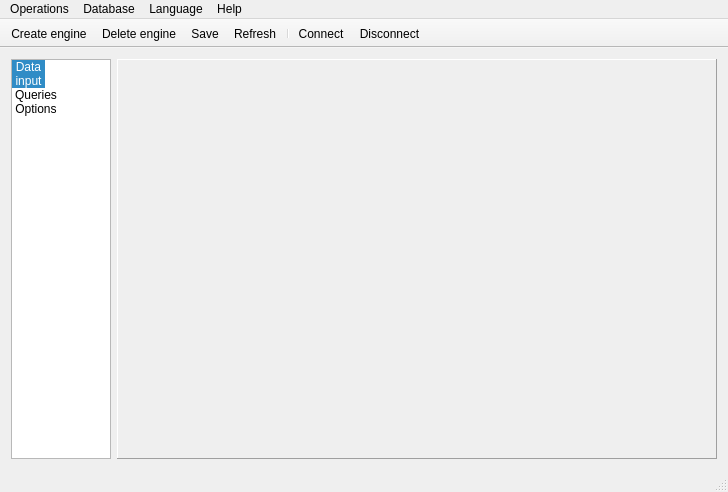
<?xml version="1.0" encoding="UTF-8"?>
<ui version="4.0">
 <class>MainWindow</class>
 <widget class="QMainWindow" name="MainWindow">
  <property name="geometry">
   <rect>
    <x>0</x>
    <y>0</y>
    <width>706</width>
    <height>486</height>
   </rect>
  </property>
  <property name="windowTitle">
   <string>MainWindow</string>
  </property>
  <property name="locale">
   <locale language="Russian" country="Ukraine"/>
  </property>
  <property name="toolButtonStyle">
   <enum>Qt::ToolButtonTextUnderIcon</enum>
  </property>
  <widget class="QWidget" name="centralWidget">
   <layout class="QHBoxLayout" name="horizontalLayout">
    <item>
     <widget class="ResizableWidgetList" name="m_listChoice">
      <property name="sizePolicy">
       <sizepolicy hsizetype="Fixed" vsizetype="Expanding">
        <horstretch>0</horstretch>
        <verstretch>0</verstretch>
       </sizepolicy>
      </property>
      <property name="locale">
       <locale language="Russian" country="Ukraine"/>
      </property>
      <property name="horizontalScrollBarPolicy">
       <enum>Qt::ScrollBarAlwaysOff</enum>
      </property>
      <property name="sizeAdjustPolicy">
       <enum>QAbstractScrollArea::AdjustToContents</enum>
      </property>
      <property name="iconSize">
       <size>
        <width>50</width>
        <height>50</height>
       </size>
      </property>
      <property name="movement">
       <enum>QListView::Static</enum>
      </property>
      <property name="flow">
       <enum>QListView::TopToBottom</enum>
      </property>
      <property name="spacing">
       <number>12</number>
      </property>
      <property name="viewMode">
       <enum>QListView::IconMode</enum>
      </property>
      <property name="currentRow">
       <number>0</number>
      </property>
      <item>
       <property name="text">
        <string>Data
input</string>
       </property>
       <property name="toolTip">
        <string>&lt;html&gt;&lt;head/&gt;&lt;body&gt;&lt;p&gt;Show the &lt;span style=&quot; font-weight:600;&quot;&gt;Data input&lt;/span&gt; panel&lt;/p&gt;&lt;/body&gt;&lt;/html&gt;</string>
       </property>
       <property name="textAlignment">
        <set>AlignHCenter|AlignVCenter|AlignCenter</set>
       </property>
       <property name="icon">
        <iconset resource="images_resources.qrc">
         <normaloff>:/images/choice_list_data_input.png</normaloff>:/images/choice_list_data_input.png</iconset>
       </property>
       <property name="flags">
        <set>ItemIsSelectable|ItemIsEnabled</set>
       </property>
      </item>
      <item>
       <property name="text">
        <string>Queries</string>
       </property>
       <property name="toolTip">
        <string>&lt;html&gt;&lt;head/&gt;&lt;body&gt;&lt;p&gt;Show the &lt;span style=&quot; font-weight:600;&quot;&gt;Queries&lt;/span&gt; panel&lt;/p&gt;&lt;/body&gt;&lt;/html&gt;</string>
       </property>
       <property name="textAlignment">
        <set>AlignHCenter|AlignVCenter|AlignCenter</set>
       </property>
       <property name="icon">
        <iconset resource="images_resources.qrc">
         <normaloff>:/images/choice_list_query.png</normaloff>:/images/choice_list_query.png</iconset>
       </property>
       <property name="flags">
        <set>ItemIsSelectable|ItemIsEnabled</set>
       </property>
      </item>
      <item>
       <property name="text">
        <string>Options</string>
       </property>
       <property name="toolTip">
        <string>&lt;html&gt;&lt;head/&gt;&lt;body&gt;&lt;p&gt;Show the application &lt;span style=&quot; font-weight:600;&quot;&gt;Options&lt;/span&gt; panel&lt;/p&gt;&lt;/body&gt;&lt;/html&gt;</string>
       </property>
       <property name="textAlignment">
        <set>AlignHCenter|AlignVCenter|AlignCenter</set>
       </property>
       <property name="icon">
        <iconset resource="images_resources.qrc">
         <normaloff>:/images/cog-icon-2-48x48.png</normaloff>:/images/cog-icon-2-48x48.png</iconset>
       </property>
       <property name="flags">
        <set>ItemIsSelectable|ItemIsEnabled</set>
       </property>
      </item>
     </widget>
    </item>
    <item>
     <widget class="QStackedWidget" name="m_stackForms">
      <property name="minimumSize">
       <size>
        <width>600</width>
        <height>400</height>
       </size>
      </property>
      <property name="locale">
       <locale language="Russian" country="Ukraine"/>
      </property>
      <property name="frameShape">
       <enum>QFrame::Panel</enum>
      </property>
      <property name="frameShadow">
       <enum>QFrame::Raised</enum>
      </property>
      <property name="currentIndex">
       <number>-1</number>
      </property>
     </widget>
    </item>
   </layout>
  </widget>
  <widget class="QMenuBar" name="m_menuBar">
   <property name="geometry">
    <rect>
     <x>0</x>
     <y>0</y>
     <width>706</width>
     <height>20</height>
    </rect>
   </property>
   <widget class="QMenu" name="m_menuHelp">
    <property name="title">
     <string>Help</string>
    </property>
    <addaction name="m_actAboutApp"/>
    <addaction name="m_actAboutQt"/>
   </widget>
   <widget class="QMenu" name="m_menuLanguage">
    <property name="title">
     <string>Language</string>
    </property>
    <addaction name="m_actEnglish"/>
    <addaction name="m_actUkrainian"/>
    <addaction name="m_actRussian"/>
   </widget>
   <widget class="QMenu" name="m_menuDatabase">
    <property name="title">
     <string>Database</string>
    </property>
    <addaction name="m_actConnectToDB"/>
    <addaction name="m_actDisconnectFromDB"/>
   </widget>
   <widget class="QMenu" name="menuOperations">
    <property name="title">
     <string>Operations</string>
    </property>
    <addaction name="m_actCreateEngine"/>
    <addaction name="m_actDeleteEngine"/>
    <addaction name="m_actSave"/>
    <addaction name="m_actRefresh"/>
    <addaction name="separator"/>
    <addaction name="m_actExit"/>
   </widget>
   <addaction name="menuOperations"/>
   <addaction name="m_menuDatabase"/>
   <addaction name="m_menuLanguage"/>
   <addaction name="m_menuHelp"/>
  </widget>
  <widget class="QToolBar" name="m_mainToolBar">
   <property name="movable">
    <bool>false</bool>
   </property>
   <property name="allowedAreas">
    <set>Qt::AllToolBarAreas</set>
   </property>
   <property name="iconSize">
    <size>
     <width>18</width>
     <height>18</height>
    </size>
   </property>
   <property name="toolButtonStyle">
    <enum>Qt::ToolButtonIconOnly</enum>
   </property>
   <attribute name="toolBarArea">
    <enum>TopToolBarArea</enum>
   </attribute>
   <attribute name="toolBarBreak">
    <bool>false</bool>
   </attribute>
   <addaction name="m_actCreateEngine"/>
   <addaction name="m_actDeleteEngine"/>
   <addaction name="m_actSave"/>
   <addaction name="m_actRefresh"/>
   <addaction name="separator"/>
   <addaction name="m_actConnectToDB"/>
   <addaction name="m_actDisconnectFromDB"/>
  </widget>
  <widget class="QStatusBar" name="statusBar"/>
  <action name="m_actCreateEngine">
   <property name="icon">
    <iconset resource="images_resources.qrc">
     <normaloff>:/images/Add.png</normaloff>:/images/Add.png</iconset>
   </property>
   <property name="text">
    <string>Create engine</string>
   </property>
   <property name="toolTip">
    <string>Create a new engine</string>
   </property>
  </action>
  <action name="m_actSave">
   <property name="icon">
    <iconset resource="images_resources.qrc">
     <normaloff>:/images/filesave2.png</normaloff>:/images/filesave2.png</iconset>
   </property>
   <property name="text">
    <string>Save</string>
   </property>
   <property name="toolTip">
    <string>Save inputed data in the database</string>
   </property>
  </action>
  <action name="m_actRefresh">
   <property name="icon">
    <iconset resource="images_resources.qrc">
     <normaloff>:/images/1438203865_gtk-refresh.png</normaloff>:/images/1438203865_gtk-refresh.png</iconset>
   </property>
   <property name="text">
    <string>Refresh</string>
   </property>
   <property name="toolTip">
    <string>Refresh data in the application</string>
   </property>
  </action>
  <action name="m_actAboutApp">
   <property name="icon">
    <iconset resource="images_resources.qrc">
     <normaloff>:/images/document-properties.png</normaloff>:/images/document-properties.png</iconset>
   </property>
   <property name="text">
    <string>About application</string>
   </property>
   <property name="toolTip">
    <string>Show information about this application</string>
   </property>
  </action>
  <action name="m_actAboutQt">
   <property name="icon">
    <iconset resource="images_resources.qrc">
     <normaloff>:/images/qt-logo_1.png</normaloff>:/images/qt-logo_1.png</iconset>
   </property>
   <property name="text">
    <string>About Qt</string>
   </property>
   <property name="toolTip">
    <string>Show information about Qt</string>
   </property>
  </action>
  <action name="m_actEnglish">
   <property name="text">
    <string>English</string>
   </property>
  </action>
  <action name="m_actUkrainian">
   <property name="text">
    <string>Ukrainian</string>
   </property>
  </action>
  <action name="m_actRussian">
   <property name="text">
    <string>Russian</string>
   </property>
  </action>
  <action name="m_actConnectToDB">
   <property name="icon">
    <iconset resource="images_resources.qrc">
     <normaloff>:/images/db.mgmt.Connection.32x32.png</normaloff>:/images/db.mgmt.Connection.32x32.png</iconset>
   </property>
   <property name="text">
    <string>Connect</string>
   </property>
   <property name="toolTip">
    <string>Connect to the database</string>
   </property>
  </action>
  <action name="m_actDisconnectFromDB">
   <property name="icon">
    <iconset resource="images_resources.qrc">
     <normaloff>:/images/Error_Symbol.png</normaloff>:/images/Error_Symbol.png</iconset>
   </property>
   <property name="text">
    <string>Disconnect</string>
   </property>
   <property name="toolTip">
    <string>Disconnect from the database</string>
   </property>
  </action>
  <action name="m_actExit">
   <property name="icon">
    <iconset resource="images_resources.qrc">
     <normaloff>:/images/gnome-shutdown.png</normaloff>:/images/gnome-shutdown.png</iconset>
   </property>
   <property name="text">
    <string>Exit</string>
   </property>
   <property name="toolTip">
    <string>Exit from the application</string>
   </property>
  </action>
  <action name="m_actDeleteEngine">
   <property name="icon">
    <iconset resource="images_resources.qrc">
     <normaloff>:/images/clear_output.png</normaloff>:/images/clear_output.png</iconset>
   </property>
   <property name="text">
    <string>Delete engine</string>
   </property>
   <property name="toolTip">
    <string>Delete current engine. This action is enabled only if choosed &quot;Engines&quot; tab panel</string>
   </property>
  </action>
 </widget>
 <layoutdefault spacing="6" margin="11"/>
 <customwidgets>
  <customwidget>
   <class>ResizableWidgetList</class>
   <extends>QListWidget</extends>
   <header>reimplemented_widgets.h</header>
  </customwidget>
 </customwidgets>
 <resources>
  <include location="images_resources.qrc"/>
 </resources>
 <connections/>
</ui>
